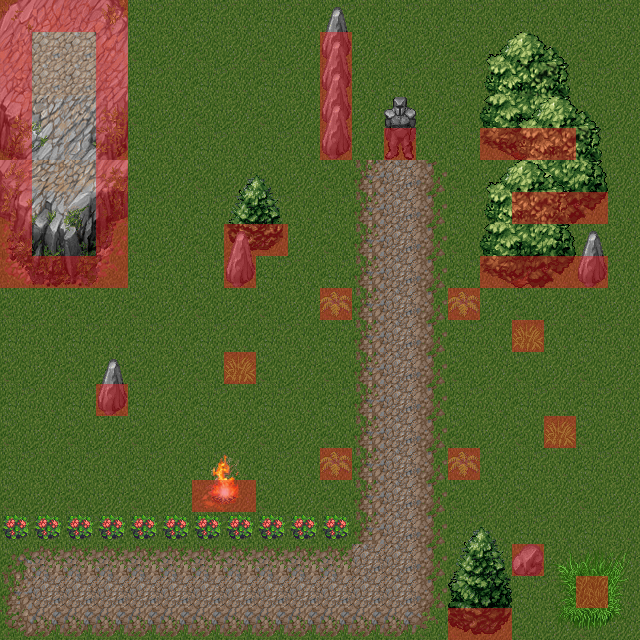

This is a level from a 2D game, rendered from its Tiled map with the project's own tilesets. A one-line summary and the map file follow, with tile-layer data summarised:
An orthogonal 20x20 tile map with 32x32 px tiles, 22 tile layers (Grass, 19, 18, 17, ...), 2 tilesets.

<map version="1.0" tiledversion="1.1.6" orientation="orthogonal" renderorder="right-down" width="20" height="20" tilewidth="32" tileheight="32" infinite="0" nextobjectid="7">
 <tileset firstgid="1" name="mountain_landscape" tilewidth="32" tileheight="32" tilecount="256" columns="16">
  <image source="mountain_landscape.png" width="512" height="512" />
 </tileset>
 <tileset firstgid="257" name="collidable" tilewidth="32" tileheight="32" tilecount="1" columns="1">
  <image source="collidable.png" width="32" height="32" />
 </tileset>
 <layer name="Grass" width="20" height="20">
  <data>[400 cells, 400 non-empty, 21 distinct tile ids]</data>
 </layer>
 <layer name="19" width="20" height="20">
  <data>[400 cells, 4 non-empty, 4 distinct tile ids]</data>
 </layer>
 <layer name="18" width="20" height="20">
  <data>[400 cells, 6 non-empty, 6 distinct tile ids]</data>
 </layer>
 <layer name="17" width="20" height="20">
  <data>[400 cells, 6 non-empty, 6 distinct tile ids]</data>
 </layer>
 <layer name="16" width="20" height="20">
  <data>[400 cells, 6 non-empty, 6 distinct tile ids]</data>
 </layer>
 <layer name="15" width="20" height="20">
  <data>[400 cells, 20 non-empty, 20 distinct tile ids]</data>
 </layer>
 <layer name="14" width="20" height="20">
  <data>[400 cells, 4 non-empty, 4 distinct tile ids]</data>
 </layer>
 <layer name="13" width="20" height="20">
  <data>[400 cells, 16 non-empty, 16 distinct tile ids]</data>
 </layer>
 <layer name="12" width="20" height="20">
  <data>[400 cells, 10 non-empty, 10 distinct tile ids]</data>
 </layer>
 <layer name="11" width="20" height="20">
  <data>[400 cells, 20 non-empty, 18 distinct tile ids]</data>
 </layer>
 <layer name="10" width="20" height="20">
  <data>[400 cells, 2 non-empty, 1 distinct tile ids]</data>
 </layer>
 <layer name="9" width="20" height="20">
  <data>[400 cells, 1 non-empty, 1 distinct tile ids]</data>
 </layer>
 <layer name="8" width="20" height="20">
  <data>[400 cells, 1 non-empty, 1 distinct tile ids]</data>
 </layer>
 <layer name="7" width="20" height="20">
  <data>[400 cells, 2 non-empty, 2 distinct tile ids]</data>
 </layer>
 <layer name="6" width="20" height="20">
  <data>[400 cells, 1 non-empty, 1 distinct tile ids]</data>
 </layer>
 <layer name="5" width="20" height="20">
  <data>[400 cells, 2 non-empty, 1 distinct tile ids]</data>
 </layer>
 <layer name="4" width="20" height="20">
  <data>[400 cells, 4 non-empty, 4 distinct tile ids]</data>
 </layer>
 <layer name="3" width="20" height="20">
  <data>[400 cells, 11 non-empty, 1 distinct tile ids]</data>
 </layer>
 <layer name="2" width="20" height="20">
  <data>[400 cells, 4 non-empty, 4 distinct tile ids]</data>
 </layer>
 <layer name="1" width="20" height="20">
  <data>[400 cells, 3 non-empty, 3 distinct tile ids]</data>
 </layer>
 <layer name="0" width="20" height="20">
  <data>[400 cells, 11 non-empty, 11 distinct tile ids]</data>
 </layer>
 <layer name="blocks" width="20" height="20" opacity="0.45">
  <properties>
   <property name="collidable" type="bool" value="true" />
  </properties>
  <data>[400 cells, 54 non-empty, 1 distinct tile ids]</data>
 </layer>
</map>
